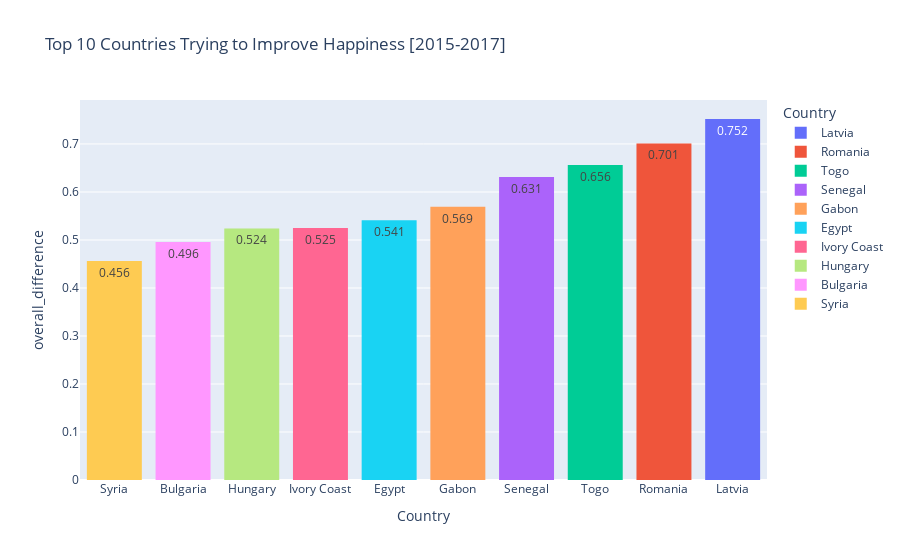

Here is the notebook cell this chart was saved with:
### Markdown cell above
## 3- What country trying to improve happiness?

### Code cell
fig = px.histogram(working_toward_happiness, 
                   x="Country", 
                   y='overall_difference',
                   title="Top 10 Countries Trying to Improve Happiness [2015-2017]", 
                   color ='Country',
                   text_auto=True).update_xaxes(categoryorder='total ascending').update_layout(
                     xaxis_title="Country", yaxis_title="overall_difference"
)
fig.show()

### Figure 1 — Plotly figure (JSON) as saved in the notebook; plotly's stock layout.template omitted (floating-point values rounded to 4 significant figures)
{"data": [{"alignmentgroup": "True", "bingroup": "x", "histfunc": "sum", "hovertemplate": "Country=%{x}<br>sum of overall_difference=%{y}<extra></extra>", "legendgroup": "Latvia", "marker": {"color": "#636efa", "pattern": {"shape": ""}}, "name": "Latvia", "offsetgroup": "Latvia", "orientation": "v", "showlegend": true, "texttemplate": "%{value}", "type": "histogram", "x": ["Latvia"], "xaxis": "x", "y": [0.752], "yaxis": "y"}, {"alignmentgroup": "True", "bingroup": "x", "histfunc": "sum", "hovertemplate": "Country=%{x}<br>sum of overall_difference=%{y}<extra></extra>", "legendgroup": "Romania", "marker": {"color": "#EF553B", "pattern": {"shape": ""}}, "name": "Romania", "offsetgroup": "Romania", "orientation": "v", "showlegend": true, "texttemplate": "%{value}", "type": "histogram", "x": ["Romania"], "xaxis": "x", "y": [0.701], "yaxis": "y"}, {"alignmentgroup": "True", "bingroup": "x", "histfunc": "sum", "hovertemplate": "Country=%{x}<br>sum of overall_difference=%{y}<extra></extra>", "legendgroup": "Togo", "marker": {"color": "#00cc96", "pattern": {"shape": ""}}, "name": "Togo", "offsetgroup": "Togo", "orientation": "v", "showlegend": true, "texttemplate": "%{value}", "type": "histogram", "x": ["Togo"], "xaxis": "x", "y": [0.656], "yaxis": "y"}, {"alignmentgroup": "True", "bingroup": "x", "histfunc": "sum", "hovertemplate": "Country=%{x}<br>sum of overall_difference=%{y}<extra></extra>", "legendgroup": "Senegal", "marker": {"color": "#ab63fa", "pattern": {"shape": ""}}, "name": "Senegal", "offsetgroup": "Senegal", "orientation": "v", "showlegend": true, "texttemplate": "%{value}", "type": "histogram", "x": ["Senegal"], "xaxis": "x", "y": [0.631], "yaxis": "y"}, {"alignmentgroup": "True", "bingroup": "x", "histfunc": "sum", "hovertemplate": "Country=%{x}<br>sum of overall_difference=%{y}<extra></extra>", "legendgroup": "Gabon", "marker": {"color": "#FFA15A", "pattern": {"shape": ""}}, "name": "Gabon", "offsetgroup": "Gabon", "orientation": "v", "showlegend": true, "texttemplate": "%{value}", "type": "histogram", "x": ["Gabon"], "xaxis": "x", "y": [0.569], "yaxis": "y"}, {"alignmentgroup": "True", "bingroup": "x", "histfunc": "sum", "hovertemplate": "Country=%{x}<br>sum of overall_difference=%{y}<extra></extra>", "legendgroup": "Egypt", "marker": {"color": "#19d3f3", "pattern": {"shape": ""}}, "name": "Egypt", "offsetgroup": "Egypt", "orientation": "v", "showlegend": true, "texttemplate": "%{value}", "type": "histogram", "x": ["Egypt"], "xaxis": "x", "y": [0.541], "yaxis": "y"}, {"alignmentgroup": "True", "bingroup": "x", "histfunc": "sum", "hovertemplate": "Country=%{x}<br>sum of overall_difference=%{y}<extra></extra>", "legendgroup": "Ivory Coast", "marker": {"color": "#FF6692", "pattern": {"shape": ""}}, "name": "Ivory Coast", "offsetgroup": "Ivory Coast", "orientation": "v", "showlegend": true, "texttemplate": "%{value}", "type": "histogram", "x": ["Ivory Coast"], "xaxis": "x", "y": [0.525], "yaxis": "y"}, {"alignmentgroup": "True", "bingroup": "x", "histfunc": "sum", "hovertemplate": "Country=%{x}<br>sum of overall_difference=%{y}<extra></extra>", "legendgroup": "Hungary", "marker": {"color": "#B6E880", "pattern": {"shape": ""}}, "name": "Hungary", "offsetgroup": "Hungary", "orientation": "v", "showlegend": true, "texttemplate": "%{value}", "type": "histogram", "x": ["Hungary"], "xaxis": "x", "y": [0.524], "yaxis": "y"}, {"alignmentgroup": "True", "bingroup": "x", "histfunc": "sum", "hovertemplate": "Country=%{x}<br>sum of overall_difference=%{y}<extra></extra>", "legendgroup": "Bulgaria", "marker": {"color": "#FF97FF", "pattern": {"shape": ""}}, "name": "Bulgaria", "offsetgroup": "Bulgaria", "orientation": "v", "showlegend": true, "texttemplate": "%{value}", "type": "histogram", "x": ["Bulgaria"], "xaxis": "x", "y": [0.496], "yaxis": "y"}, {"alignmentgroup": "True", "bingroup": "x", "histfunc": "sum", "hovertemplate": "Country=%{x}<br>sum of overall_difference=%{y}<extra></extra>", "legendgroup": "Syria", "marker": {"color": "#FECB52", "pattern": {"shape": ""}}, "name": "Syria", "offsetgroup": "Syria", "orientation": "v", "showlegend": true, "texttemplate": "%{value}", "type": "histogram", "x": ["Syria"], "xaxis": "x", "y": [0.456], "yaxis": "y"}], "layout": {"barmode": "relative", "legend": {"title": {"text": "Country"}, "tracegroupgap": 0}, "title": {"text": "Top 10 Countries Trying to Improve Happiness [2015-2017]"}, "xaxis": {"anchor": "y", "categoryarray": ["Latvia", "Romania", "Togo", "Senegal", "Gabon", "Egypt", "Ivory Coast", "Hungary", "Bulgaria", "Syria"], "categoryorder": "total ascending", "domain": [0, 1], "title": {"text": "Country"}}, "yaxis": {"anchor": "x", "domain": [0, 1], "title": {"text": "overall_difference"}}}}
